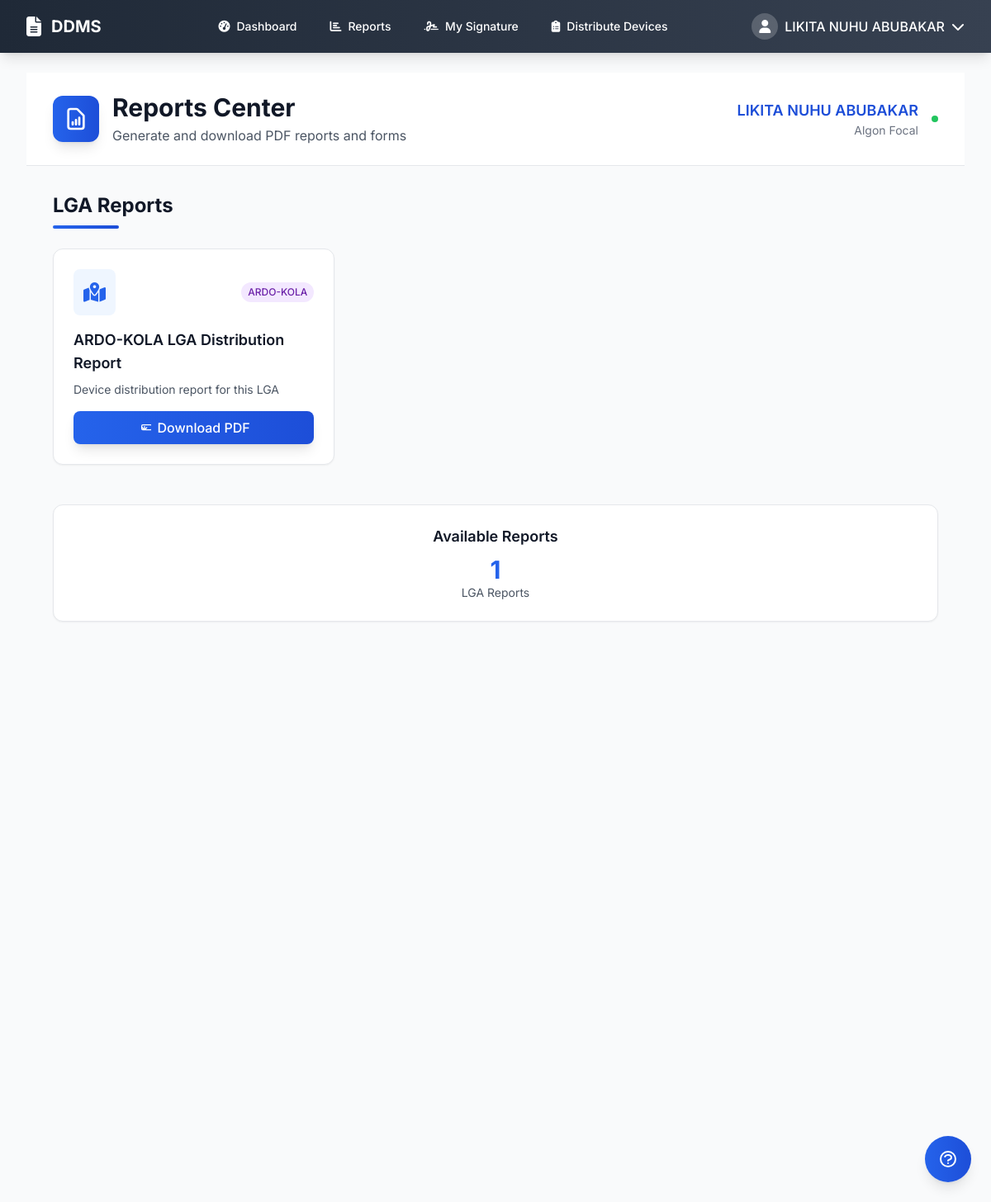
The app's page /reports (signed in) with its own data.
### models.py (models this page shows, shortened)
class User(UserMixin, db.Model):
    __tablename__ = 'users'
    id = db.Column(db.Integer, primary_key=True)
    email = db.Column(db.String(120), unique=True, nullable=False)
    username = db.Column(db.String(80), unique=True, nullable=False)
    password_hash = db.Column(db.String(128), nullable=False)
    full_name = db.Column(db.String(200), nullable=False)
    phone = db.Column(db.String(20))
    role = db.Column(db.String(50), nullable=False)  # super_admin, state_admin, algon_focal, dcr_focal
    organization = db.Column(db.String(100))  # ALGON, NPC, etc.
    state_id = db.Column(db.Integer, db.ForeignKey('states.id'))
    lga_id = db.Column(db.Integer, db.ForeignKey('lgas.id'))
    is_active = db.Column(db.Boolean, default=True)
    created_at = db.Column(db.DateTime, default=datetime.utcnow)
    signature_data = db.Column(db.Text)  # Base64 encoded signature
    state = db.relationship('State', backref='users')
    lga = db.relationship('LGA', backref='users')

class LGA(db.Model):
    __tablename__ = 'lgas'
    id = db.Column(db.Integer, primary_key=True)
    name = db.Column(db.String(100), nullable=False)
    code = db.Column(db.String(10), nullable=False)
    state_id = db.Column(db.Integer, db.ForeignKey('states.id'), nullable=False)
    chairman_name = db.Column(db.String(200))
    chairman_phone = db.Column(db.String(20))
    created_at = db.Column(db.DateTime, default=datetime.utcnow)
    wards = db.relationship('Ward', backref='lga', cascade='all, delete-orphan')

### routes_new.py (the view, shortened to what this page needs)
    @app.route('/reports')
    @login_required
    def reports_center():
        user_role = current_user.role
        user_state_id = current_user.state_id
        user_lga_id = current_user.lga_id
        available_reports = []
        if user_role == 'algon_focal' and user_lga_id:
            lga = current_user.lga
            if lga and Device.query.filter_by(lga_id=lga.id).first():
                available_reports.extend([
                    {
                        'title': f'{lga.name} LGA Distribution Report',
                        'description': 'Device distribution report for this LGA',
                        'url': url_for('generate_lga_distribution_pdf', lga_id=lga.id),
                        'icon': 'fas fa-map-marked-alt',
                        'category': 'LGA Reports',
                        'lga': lga.name
                    }
                ])
                distributed_devices = Device.query.filter_by(
                    lga_id=user_lga_id,
                    status='distributed'
                ).all()
        grouped_reports = {}
        for report in available_reports:
            category = report['category']
            if category not in grouped_reports:
                grouped_reports[category] = []
            grouped_reports[category].append(report)
        return render_template('reports/reports_center.html',
                             grouped_reports=grouped_reports,
                             user_role=user_role,
                             user_name=current_user.full_name)

### templates/reports/reports_center.html (shortened to what this page needs)
{% extends "base.html" %}
{% block content %}
<div class="min-h-screen bg-gray-50">
    <div class="bg-white border-b border-gray-200">
        <div class="max-w-7xl mx-auto px-4 sm:px-6 lg:px-8 py-6">
            <div class="flex items-center justify-between">
                <div class="flex items-center space-x-4">
                    <div class="p-3 bg-gradient-to-r from-blue-600 to-blue-700 rounded-xl shadow-lg">
                        <svg class="w-8 h-8 text-white" fill="none" stroke="currentColor" viewBox="0 0 24 24">
                            <path stroke-linecap="round" stroke-linejoin="round" stroke-width="2" d="M9 17v-2m3 2v-4m3 4v-6m2 10H7a2 2 0 01-2-2V5a2 2 0 012-2h5.586a1 1 0 01.707.293l5.414 5.414a1 1 0 01.293.707V19a2 2 0 01-2 2z"/>
                        </svg>
                    </div>
                    <div>
                        <h1 class="text-3xl font-bold text-gray-900">Reports Center</h1>
                        <p class="text-gray-600 mt-1">Generate and download PDF reports and forms</p>
                    </div>
                </div>
                <div class="hidden md:flex items-center space-x-4">
                    <div class="text-right">
                        <div class="text-lg font-semibold text-blue-700">{{ user_name }}</div>
                        <div class="text-sm text-gray-500">{{ user_role.replace('_', ' ').title() }}</div>
                    </div>
                    <div class="w-2 h-2 bg-green-500 rounded-full animate-pulse"></div>
                </div>
            </div>
        </div>
    </div>
    <div class="max-w-7xl mx-auto px-4 sm:px-6 lg:px-8 py-8">
        {% if grouped_reports %}
            <div class="space-y-8">
                {% for category, reports in grouped_reports.items() %}
                <div>
                    <div class="mb-6">
                        <h2 class="text-2xl font-bold text-gray-900 mb-2">{{ category }}</h2>
                        <div class="h-1 w-20 bg-gradient-to-r from-blue-600 to-blue-700 rounded"></div>
                    </div>
                    <div class="grid grid-cols-1 md:grid-cols-2 lg:grid-cols-3 gap-6">
                        {% for report in reports %}
                        <div class="bg-white rounded-xl shadow-sm border border-gray-200 hover:shadow-lg transition-all duration-300 hover:border-blue-300 group">
                            <div class="p-6">
                                <div class="flex items-center justify-between mb-4">
                                    <div class="p-3 bg-blue-50 rounded-lg group-hover:bg-blue-100 transition-colors duration-300">
                                        <i class="{{ report.icon }} text-2xl text-blue-600"></i>
                                    </div>
                                    {% if report.get('state') %}
                                    <span class="inline-flex items-center px-2 py-1 rounded-full text-xs font-medium bg-green-100 text-green-800">
                                        {{ report.state }}
                                    </span>
                                    {% elif report.get('lga') %}
                                    <span class="inline-flex items-center px-2 py-1 rounded-full text-xs font-medium bg-purple-100 text-purple-800">
                                        {{ report.lga }}
                                    </span>
                                    {% elif report.get('device') %}
                                    <span class="inline-flex items-center px-2 py-1 rounded-full text-xs font-medium bg-yellow-100 text-yellow-800">
                                        {{ report.device }}
                                    </span>
                                    {% endif %}
                                </div>
                                <h3 class="text-lg font-semibold text-gray-900 mb-2 group-hover:text-blue-700 transition-colors duration-300">
                                    {{ report.title }}
                                </h3>
                                <p class="text-sm text-gray-600 mb-4 line-clamp-2">
                                    {{ report.description }}
                                </p>
                                <a href="{{ report.url }}"
                                   class="inline-flex items-center w-full justify-center px-4 py-2 bg-gradient-to-r from-blue-600 to-blue-700 text-white font-medium rounded-lg hover:from-blue-700 hover:to-blue-800 focus:outline-none focus:ring-4 focus:ring-blue-500/20 shadow-lg hover:shadow-xl transition-all duration-200 transform hover:-translate-y-0.5"
                                   target="_blank">
                                    <svg class="w-4 h-4 mr-2" fill="none" stroke="currentColor" viewBox="0 0 24 24">
                                        <path stroke-linecap="round" stroke-linejoin="round" stroke-width="2" d="M12 10v6m0 0l-4-4m4 4l4-4m-7 4h14a2 2 0 002-2v-5a2 2 0 00-2-2H9a2 2 0 00-2 2v5a2 2 0 002 2z"/>
                                    </svg>
                                    Download PDF
                                </a>
                            </div>
                        </div>
                        {% endfor %}
                    </div>
                </div>
                {% endfor %}
            </div>
            <div class="mt-12 bg-white rounded-xl shadow-sm border border-gray-200 p-6">
                <div class="text-center">
                    <h3 class="text-lg font-semibold text-gray-900 mb-2">Available Reports</h3>
                    <div class="flex justify-center space-x-8">
                        {% for category, reports in grouped_reports.items() %}
                        <div class="text-center">
                            <div class="text-3xl font-bold text-blue-600">{{ reports|length }}</div>
                            <div class="text-sm text-gray-600">{{ category }}</div>
                        </div>
                        {% endfor %}
                    </div>
                </div>
            </div>
        {% endif %}
    </div>
</div>
<button onclick="showHelpModal()"
        class="fixed bottom-6 right-6 p-4 bg-gradient-to-r from-blue-600 to-blue-700 text-white rounded-full shadow-lg hover:shadow-xl transition-all duration-200 hover:scale-110 z-40">
    <svg class="w-6 h-6" fill="none" stroke="currentColor" viewBox="0 0 24 24">
        <path stroke-linecap="round" stroke-linejoin="round" stroke-width="2" d="M8.228 9c.549-1.165 2.03-2 3.772-2 2.21 0 4 1.343 4 3 0 1.4-1.278 2.575-3.006 2.907-.542.104-.994.54-.994 1.093m0 3h.01M21 12a9 9 0 11-18 0 9 9 0 0118 0z"/>
    </svg>
</button>
{% endblock %}

### templates/base.html (shortened to what this page needs)
<!DOCTYPE html>
<html lang="en">
<head>
    <script src="https://cdn.tailwindcss.com"></script>
    <link href="https://cdnjs.cloudflare.com/ajax/libs/font-awesome/6.4.0/css/all.min.css" rel="stylesheet">
</head>
<body class="bg-gray-50 font-sans">
    {% if current_user.is_authenticated %}
    <nav class="bg-gradient-to-r from-primary to-secondary shadow-lg">
        <div class="max-w-7xl mx-auto px-4 sm:px-6 lg:px-8">
            <div class="flex items-center justify-between h-16">
                <div class="flex items-center">
                    <a href="{{ url_for('dashboard') }}" class="flex items-center text-white hover:text-blue-200 transition-colors duration-200">
                        <i class="fas fa-file-alt text-2xl mr-3"></i>
                        <span class="font-bold text-xl">DDMS</span>
                    </a>
                </div>
                <div class="hidden md:block">
                    <div class="ml-10 flex items-baseline space-x-4">
                        <a href="{{ url_for('dashboard') }}" class="text-white hover:bg-white hover:bg-opacity-20 hover:text-blue-200 px-3 py-2 rounded-md text-sm font-medium transition-all duration-200">
                            <i class="fas fa-tachometer-alt mr-2"></i>Dashboard
                        </a>
                        <a href="{{ url_for('reports_center') }}" class="text-white hover:bg-white hover:bg-opacity-20 hover:text-blue-200 px-3 py-2 rounded-md text-sm font-medium transition-all duration-200">
                            <i class="fas fa-chart-bar mr-2"></i>Reports
                        </a>
                        <a href="{{ url_for('upload_signature_page') }}" class="text-white hover:bg-white hover:bg-opacity-20 hover:text-blue-200 px-3 py-2 rounded-md text-sm font-medium transition-all duration-200">
                            <i class="fas fa-signature mr-2"></i>My Signature
                        </a>
                        {% if current_user.role == 'algon_focal' %}
                        <a href="{{ url_for('algon_dashboard') }}" class="text-white hover:bg-white hover:bg-opacity-20 hover:text-blue-200 px-3 py-2 rounded-md text-sm font-medium transition-all duration-200">
                            <i class="fas fa-clipboard-list mr-2"></i>Distribute Devices
                        </a>
                        {% endif %}
                    </div>
                </div>
                <div class="relative group">
                    <button class="flex items-center text-white hover:text-blue-200 transition-colors duration-200">
                        <div class="w-8 h-8 bg-white bg-opacity-20 rounded-full flex items-center justify-center mr-2">
                            <i class="fas fa-user"></i>
                        </div>
                        <span class="hidden md:block font-medium">{{ current_user.full_name }}</span>
                        <i class="fas fa-chevron-down ml-2"></i>
                    </button>
                </div>
            </div>
        </div>
    </nav>
    {% endif %}
    <main class="{% if current_user.is_authenticated %}max-w-7xl mx-auto py-6 px-4 sm:px-6 lg:px-8{% else %}min-h-screen flex items-center justify-center px-4{% endif %}">
        {% block content %}{% endblock %}
    </main>
</body>
</html>

### records on screen
User: full_name "LIKITA NUHU ABUBAKAR", replace "Algon Focal"
LGA: lga "ARDO-KOLA", title "ARDO-KOLA LGA Distribution Report", description "Device distribution report for this LGA"

### other values on screen
{{ category }} "LGA Reports"
{{ reports|length }} "1"
